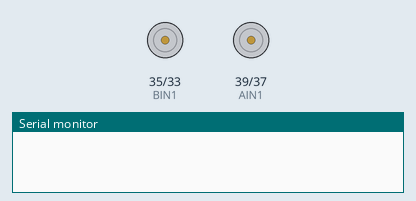
This program was run on a simulated ESP32. Parts: motor-driver pin pairs drawn as motors (green arrow = first pin HIGH = forward, orange = second pin HIGH = backward, longer = more drive), the last lines printed to the serial monitor. Random numbers use the default seed unless the program sets one.

Above: at 0.0 s.
At 5.1 s:
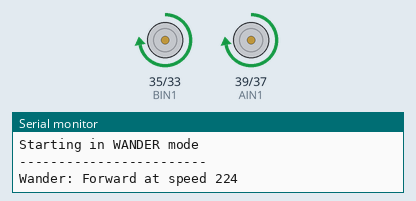
At 17.8 s:
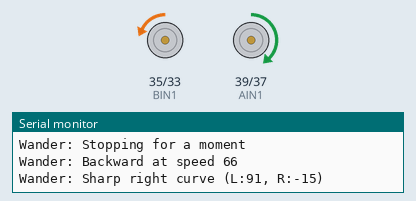
At 30.3 s:
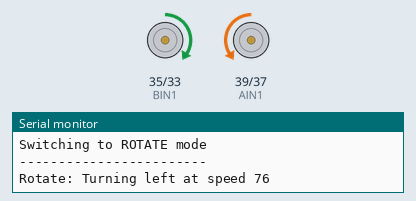
Timing chart, 0 to 31.8 s (numbered marks = the images above):
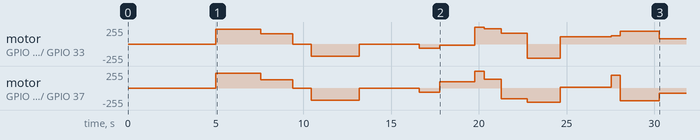

Measured:
- by itself, motor on GPIO 35 (BIN1) / GPIO 33 (BIN2): stopped → forward 223/255 at 5.0 s, → forward 154/255 2.6 s later, → stopped 1.8 s later, → backward 187/255 1.1 s later, … (15 changes in this stretch)
- by itself, motor on GPIO 39 (AIN1) / GPIO 37 (AIN2): stopped → forward 223/255 at 5.0 s, → forward 125/255 2.6 s later, → stopped 1.8 s later, → backward 187/255 1.1 s later, … (15 changes in this stretch)

The program:

main.cpp
```cpp
#include <Arduino.h>
#include "motor_control.h"
#include "movement_modes.h"
#include "test_mode.h"
#include "wander_mode.h"
#include "rotate_mode.h"

// Current movement mode
MovementMode currentMode = WANDER_MODE;

void setup() {
  Serial.begin(115200);
  delay(5000);

  Serial.println("\n\n");
  Serial.println("************************");
  Serial.println("ESP32-CAM Robot Car");
  Serial.println("************************");

  // Setup motor control
  setupMotors();

  // Seed random number generator
  randomSeed(analogRead(0));

  Serial.println("Starting in WANDER mode");
  Serial.println("------------------------");
}

void loop() {
  // Run the appropriate mode
  switch (currentMode) {
    case TEST_MODE:
      runTestMode();
      break;
    case WANDER_MODE:
      runWanderMode();
      break;
    case ROTATE_MODE:
      runRotateMode();
      break;
  }

  // Mode switching logic (can be expanded with button input or remote control)
  // For now, let's switch modes every 30 seconds
  static unsigned long lastModeSwitch = 0;
  if (millis() - lastModeSwitch > 30000) {
    lastModeSwitch = millis();

    // Toggle between WANDER_MODE and ROTATE_MODE
    if (currentMode == WANDER_MODE) {
      currentMode = ROTATE_MODE;
      Serial.println("\nSwitching to ROTATE mode");
      Serial.println("------------------------");
    } else {
      currentMode = WANDER_MODE;
      Serial.println("\nSwitching to WANDER mode");
      Serial.println("------------------------");
    }
  }
}

// Original test mode logic
void runTestMode() {
  // Test forward
  Serial.println("Testing motors: FORWARD");
  moveForward(DEFAULT_SPEED);
  delay(2000);

  // Test stop
  Serial.println("Testing motors: STOP");
  stopMotors();
  delay(1000);

  // Test backward
  Serial.println("Testing motors: BACKWARD");
  moveBackward(DEFAULT_SPEED);
  delay(2000);

  // Test stop
  Serial.println("Testing motors: STOP");
  stopMotors();
  delay(1000);

  // Test left turn
  Serial.println("Testing motors: LEFT TURN");
  turnLeft(DEFAULT_SPEED);
  delay(2000);

  // Test stop
  Serial.println("Testing motors: STOP");
  stopMotors();
  delay(1000);

  // Test right turn
  Serial.println("Testing motors: RIGHT TURN");
  turnRight(DEFAULT_SPEED);
  delay(2000);

  // Test stop
  Serial.println("Testing motors: STOP");
  stopMotors();
  delay(1000);
}

// Wander mode - randomized organic movement with varying speeds
void runWanderMode() {
  // Select a movement pattern (more complex with 8 options)
  int movementType = random(8); // 0-7

  // Base speed and speed difference for curves
  int baseSpeed = random(MIN_SPEED + 50, MAX_SPEED);
  int speedDiff = random(20, 100);  // Difference between wheels for curves
  int duration = random(500, 3000); // Movement duration

  // Variables for differential drive
  int leftSpeed = 0;
  int rightSpeed = 0;

  switch (movementType) {
    case 0: // Straight forward
      Serial.print("Wander: Forward at speed ");
      Serial.println(baseSpeed);
      moveForward(baseSpeed);
      break;

    case 1: // Gentle left curve
      leftSpeed = baseSpeed - speedDiff;
      rightSpeed = baseSpeed;
      Serial.print("Wander: Gentle left curve (L:");
      Serial.print(leftSpeed);
      Serial.print(", R:");
      Serial.print(rightSpeed);
      Serial.println(")");
      moveDifferential(leftSpeed, rightSpeed);
      break;

    case 2: // Gentle right curve
      leftSpeed = baseSpeed;
      rightSpeed = baseSpeed - speedDiff;
      Serial.print("Wander: Gentle right curve (L:");
      Serial.print(leftSpeed);
      Serial.print(", R:");
      Serial.print(rightSpeed);
      Serial.println(")");
      moveDifferential(leftSpeed, rightSpeed);
      break;

    case 3: // Sharp left curve
      leftSpeed = baseSpeed - speedDiff*1.5;
      rightSpeed = baseSpeed;
      Serial.print("Wander: Sharp left curve (L:");
      Serial.print(leftSpeed);
      Serial.print(", R:");
      Serial.print(rightSpeed);
      Serial.println(")");
      moveDifferential(leftSpeed, rightSpeed);
      break;

    case 4: // Sharp right curve
      leftSpeed = baseSpeed;
      rightSpeed = baseSpeed - speedDiff*1.5;
      Serial.print("Wander: Sharp right curve (L:");
      Serial.print(leftSpeed);
      Serial.print(", R:");
      Serial.print(rightSpeed);
      Serial.println(")");
      moveDifferential(leftSpeed, rightSpeed);
      break;

    case 5: // Spin turn - traditional on-spot turn
      if (random(2) == 0) { // Randomly choose direction
        Serial.print("Wander: Spin left at speed ");
        Serial.println(baseSpeed);
        turnLeft(baseSpeed);
      } else {
        Serial.print("Wander: Spin right at speed ");
        Serial.println(baseSpeed);
        turnRight(baseSpeed);
      }
      break;

    case 6: // Backward move
      Serial.print("Wander: Backward at speed ");
      Serial.println(baseSpeed);
      moveBackward(baseSpeed);
      break;

    case 7: // Stop for a moment
      Serial.println("Wander: Stopping for a moment");
      stopMotors();
      duration = random(1000, 5000); // Stop for 1-5 seconds
      break;
  }

  delay(duration);
}

// Rotate mode - slow rotation around its own axis
void runRotateMode() {
  // Slow rotation speed (30% of max speed)
  int rotationSpeed = MAX_SPEED * 0.3;

  // Choose a random rotation direction, but change it less frequently
  static int rotationDirection = 0;
  static unsigned long lastDirectionChange = 0;

  if (millis() - lastDirectionChange > 10000 || lastDirectionChange == 0) { // Change every 10 seconds
    lastDirectionChange = millis();
    rotationDirection = random(2); // 0 or 1

    if (rotationDirection == 0) {
      Serial.print("Rotate: Turning left at speed ");
      Serial.println(rotationSpeed);
    } else {
      Serial.print("Rotate: Turning right at speed ");
      Serial.println(rotationSpeed);
    }
  }

  // Perform the rotation
  if (rotationDirection == 0) {
    turnLeft(rotationSpeed);
  } else {
    turnRight(rotationSpeed);
  }

  // Small delay to prevent too frequent serial prints
  delay(1000);
} 
```

motor_control.h
```cpp
#ifndef MOTOR_CONTROL_H
#define MOTOR_CONTROL_H

#include <Arduino.h>

// DRV8833 Motor Driver Pins
// Motor A - Left Motor
extern const int AIN1; // PWM control for Motor A direction 1
extern const int AIN2; // PWM control for Motor A direction 2

// Motor B - Right Motor
extern const int BIN1; // PWM control for Motor B direction 1
extern const int BIN2; // PWM control for Motor B direction 2

// Motor speed constants
extern const int MAX_SPEED;
extern const int MIN_SPEED;
extern const int DEFAULT_SPEED;

// PWM properties
extern const int FREQ;           // PWM frequency
extern const int RESOLUTION;     // 8-bit resolution (0-255)
extern const int PWM_CHANNEL_AIN1;
extern const int PWM_CHANNEL_AIN2;
extern const int PWM_CHANNEL_BIN1;
extern const int PWM_CHANNEL_BIN2;

// Basic motor control functions
void setupMotors();
void moveForward(int speed);
void moveBackward(int speed);
void turnLeft(int speed);
void turnRight(int speed);
void stopMotors();

// Low-level motor control functions
void setMotorA(int speed, bool forward);
void setMotorB(int speed, bool forward);

// Differential steering functions for organic movement
void curveLeft(int leftSpeed, int rightSpeed);
void curveRight(int leftSpeed, int rightSpeed);
void moveDifferential(int leftSpeed, int rightSpeed);

#endif // MOTOR_CONTROL_H 
```

movement_modes.h
```cpp
#ifndef MOVEMENT_MODES_H
#define MOVEMENT_MODES_H

#include <Arduino.h>
#include "test_mode.h"
#include "wander_mode.h"
#include "rotate_mode.h"

// Movement modes enumeration
enum MovementMode {
  TEST_MODE,
  WANDER_MODE,
  ROTATE_MODE
};

#endif // MOVEMENT_MODES_H 
```

rotate_mode.h
```cpp
#ifndef ROTATE_MODE_H
#define ROTATE_MODE_H

#include <Arduino.h>

// Function to run the rotation mode
void runRotateMode();

#endif // ROTATE_MODE_H 
```

test_mode.h
```cpp
#ifndef TEST_MODE_H
#define TEST_MODE_H

#include <Arduino.h>

// Function to run the test mode
void runTestMode();

#endif // TEST_MODE_H 
```

wander_mode.h
```cpp
#ifndef WANDER_MODE_H
#define WANDER_MODE_H

#include <Arduino.h>

// Function to run the wander mode
void runWanderMode();

#endif // WANDER_MODE_H 
```

motor_control.cpp
```cpp
#include "motor_control.h"

// DRV8833 Motor Driver Pins for ESP32-CAM
// Motor A - Left Motor
const int AIN1 = 39;  // PWM control for Motor A direction 1
const int AIN2 = 37; // PWM control for Motor A direction 2

// Motor B - Right Motor
const int BIN1 = 35; // PWM control for Motor B direction 1
const int BIN2 = 33; // PWM control for Motor B direction 2

// Motor speed constants
const int MAX_SPEED = 255;
const int MIN_SPEED = 0;
const int DEFAULT_SPEED = 200;

// PWM properties
const int FREQ = 5000;        // PWM frequency
const int RESOLUTION = 8;     // 8-bit resolution (0-255)
const int PWM_CHANNEL_AIN1 = 0; // PWM channel for AIN1
const int PWM_CHANNEL_AIN2 = 1; // PWM channel for AIN2
const int PWM_CHANNEL_BIN1 = 2; // PWM channel for BIN1
const int PWM_CHANNEL_BIN2 = 3; // PWM channel for BIN2

void setupMotors() {
  // Configure PWM for all motor control pins
  ledcSetup(PWM_CHANNEL_AIN1, FREQ, RESOLUTION);
  ledcSetup(PWM_CHANNEL_AIN2, FREQ, RESOLUTION);
  ledcSetup(PWM_CHANNEL_BIN1, FREQ, RESOLUTION);
  ledcSetup(PWM_CHANNEL_BIN2, FREQ, RESOLUTION);

  // Attach the PWM channels to the pins
  ledcAttachPin(AIN1, PWM_CHANNEL_AIN1);
  ledcAttachPin(AIN2, PWM_CHANNEL_AIN2);
  ledcAttachPin(BIN1, PWM_CHANNEL_BIN1);
  ledcAttachPin(BIN2, PWM_CHANNEL_BIN2);

  // Initially stop the motors
  stopMotors();

  Serial.println("Motor control initialized with DRV8833 driver (v2)");
}

// Function to set motor A (left) speed and direction
void setMotorA(int speed, bool forward) {
  // Constrain speed to valid range
  speed = constrain(speed, MIN_SPEED, MAX_SPEED);

  if (forward) {
    // Forward: PWM on AIN1, 0 on AIN2
    ledcWrite(PWM_CHANNEL_AIN1, speed);
    ledcWrite(PWM_CHANNEL_AIN2, 0);
  } else {
    // Backward: 0 on AIN1, PWM on AIN2
    ledcWrite(PWM_CHANNEL_AIN1, 0);
    ledcWrite(PWM_CHANNEL_AIN2, speed);
  }
}

// Function to set motor B (right) speed and direction
void setMotorB(int speed, bool forward) {
  // Constrain speed to valid range
  speed = constrain(speed, MIN_SPEED, MAX_SPEED);

  if (forward) {
    // Forward: PWM on BIN1, 0 on BIN2
    ledcWrite(PWM_CHANNEL_BIN1, speed);
    ledcWrite(PWM_CHANNEL_BIN2, 0);
  } else {
    // Backward: 0 on BIN1, PWM on BIN2
    ledcWrite(PWM_CHANNEL_BIN1, 0);
    ledcWrite(PWM_CHANNEL_BIN2, speed);
  }
}

// Function to move the robot forward
void moveForward(int speed) {
  // Set both motors to forward direction with the same speed
  setMotorA(speed, true);
  setMotorB(speed, true);
}

// Function to move the robot backward
void moveBackward(int speed) {
  // Set both motors to backward direction with the same speed
  setMotorA(speed, false);
  setMotorB(speed, false);
}

// Function to turn the robot left
void turnLeft(int speed) {
  // Rotate left by moving right motor forward and left motor backward
  setMotorA(speed, false);
  setMotorB(speed, true);
}

// Function to turn the robot right
void turnRight(int speed) {
  // Rotate right by moving left motor forward and right motor backward
  setMotorA(speed, true);
  setMotorB(speed, false);
}

// Function to stop the motors
void stopMotors() {
  // Using brake mode (both pins LOW for coast or both HIGH for brake)
  // We'll use coast mode (both LOW) for smoother stops
  ledcWrite(PWM_CHANNEL_AIN1, 0);
  ledcWrite(PWM_CHANNEL_AIN2, 0);
  ledcWrite(PWM_CHANNEL_BIN1, 0);
  ledcWrite(PWM_CHANNEL_BIN2, 0);
}

// NEW FUNCTIONS FOR DIFFERENTIAL STEERING

// Function to curve left (both motors forward, but right faster than left)
void curveLeft(int leftSpeed, int rightSpeed) {
  setMotorA(leftSpeed, true);   // Left motor
  setMotorB(rightSpeed, true);  // Right motor
}

// Function to curve right (both motors forward, but left faster than right)
void curveRight(int leftSpeed, int rightSpeed) {
  setMotorA(leftSpeed, true);   // Left motor
  setMotorB(rightSpeed, true);  // Right motor
}

// Function to move with different speeds for each wheel
// Positive values: forward, Negative values: backward
void moveDifferential(int leftSpeed, int rightSpeed) {
  // Determine direction and speed for left motor
  bool leftForward = (leftSpeed >= 0);
  int absLeftSpeed = abs(leftSpeed);

  // Determine direction and speed for right motor
  bool rightForward = (rightSpeed >= 0);
  int absRightSpeed = abs(rightSpeed);

  // Set motors
  setMotorA(absLeftSpeed, leftForward);
  setMotorB(absRightSpeed, rightForward);
} 
```

rotate_mode.h
```cpp
#ifndef ROTATE_MODE_H
#define ROTATE_MODE_H

void runRotateMode();

#endif // ROTATE_MODE_H 
```

test_mode.h
```cpp
#ifndef TEST_MODE_H
#define TEST_MODE_H

void runTestMode();

#endif // TEST_MODE_H 
```

wander_mode.h
```cpp
#ifndef WANDER_MODE_H
#define WANDER_MODE_H

void runWanderMode();

#endif // WANDER_MODE_H 
```
